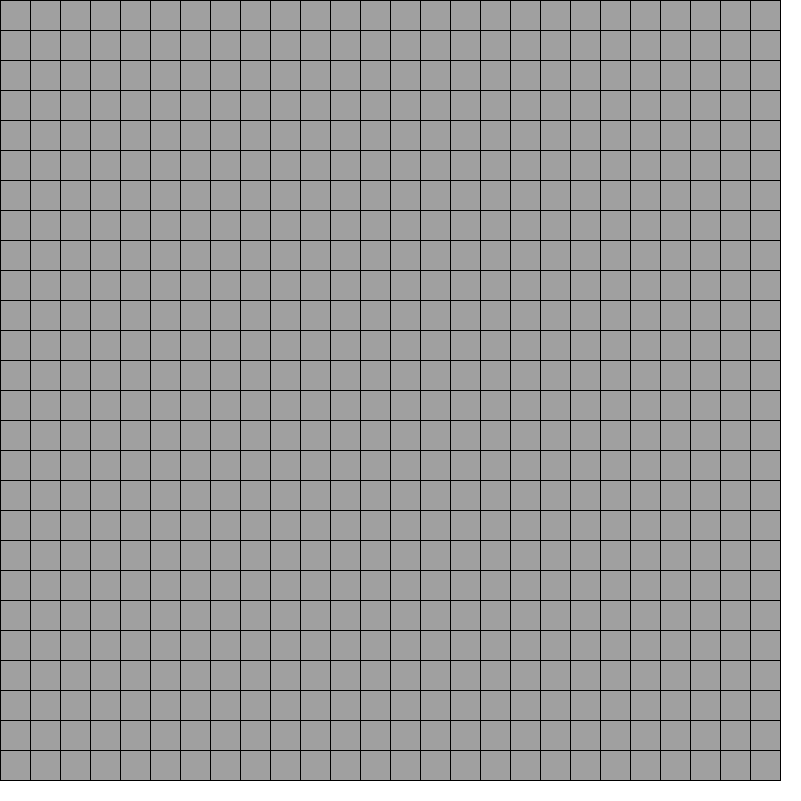
Frame 1 (no input)
Frame 60 (the mouse pressed at the canvas centre just before this capture): identical to frame 1, image omitted
Frame 120 (the mouse held since frame 60 and released just before this capture): identical to frame 1, image omitted

The Processing sketch that drew this single still picture (run headless with seeded random() and noise(); from frame 60 on, the mouse is pressed at the canvas centre):

// Processing sketch: Demineur
// ── Demineur.pde
int l = 30 ;
int sw = 801;
int sh = 801;
int w = sw / l;
int h = sh / l;

boolean perdu = false;
boolean gagne = true;


void setup() {
  size(801, 801);
  pixelDensity(2);
  background(255);
  frameRate(30);
}

cell[][] grid = createGrid();

void draw() {
  //println(frameRate);
  jeu();
}

void jeu(){
gagne = true;
  for (int i = 0; i < w; i++) {
    for (int j = 0; j < h; j++) {
      if (!grid[i][j].mine && !grid[i][j].reveal) {
        gagne = false;
      }
    }
  }
  for (int i = 0; i < w; i++) {
    for (int j = 0; j < h; j++) {
      show(grid[i][j], grid[i][j].x, grid[i][j].y);
      blank(i, j);
      if (!grid[i][j].mine && !grid[i][j].reveal) {
        gagne = false;
      }
    }
  }
}

cell[][] createGrid() {
  cell[][] grid = new cell[w][h];
  for (int i = 0; i < w; i++) {
    for (int j = 0; j < h; j++) {
      grid[i][j] = new cell (i, j, l);
    }
  }
  return grid;
}

void show(cell c, int x, int y) {
String fin = new String();
  if (perdu || gagne) {
    if (perdu){
    fin = "PERDU";
    }
    else {
    fin = "GAGNER";
    }
    if (c.mine) {
      c.revealCell();
      fill(0);
      textSize(sw/4);
      textAlign(CENTER, CENTER);
      text(fin, sw/2, sh/2);
    }
  }

  if (c.reveal) {

    fill(255);
    stroke(0);
    rect(x*l, y*l, l, l);

    if (c.mine) {
      fill(100);
      noStroke();
      ellipse(x*l+l/2, y*l+l/2, l/2, l/2);
    } else {
      if (neighbour(c) != 0) {
        fill(100);
        textSize(l - (l/5));
        textAlign(BASELINE);
        text(Integer.toString(neighbour(c)), x*l+l/4, (y+1)*l-(l/8));
      }
    }
  } else {

    fill(160);
    stroke(0);
    rect(x*l, y*l, l, l);
  }
}

int neighbour(cell c) {
  int resultat = 0, x = 0, y = 0;
  if (c.x != 0) {
    x = c.x - 1;
  }
  if (c.y != 0) {
    y = c.y - 1;
  }
  for (int i = x; i < c.x+2 && i < w; i++) {
    for (int j = y; j < c.y+2 && j < h; j++) {
      if (grid[i][j].mine) {
        resultat++;
      }
    }
  }
  return resultat;
}

void mouseClicked() {
  int X = mouseX / l;
  int Y = mouseY / l;

  grid[X][Y].revealCell();

  perdu = grid[X][Y].mine;
}

void blank(int x, int y) {
  if (neighbour(grid[x][y]) == 0 && grid[x][y].reveal) {
    int X = 0, Y = 0;
    if (x != 0) {
      X = x - 1;
    }
    if (y != 0) {
      Y = y - 1;
    }
    for (int i = X; i < x+2 && i < w; i++) {
      for (int j = Y; j < y+2 && j < h; j++) {
        grid[i][j].revealCell();
      }
    }
  }
}
// ── cell.pde
class cell {

  int x, y, l;

  cell(int x, int y, int l) {
    this.x = x;
    this.y = y;
    this.l = l;
  }
  
  float r = random(1);

  boolean mine = r < 0.15;
  boolean reveal = false;
  
  void revealCell(){
    reveal = true;
  }
  
}
